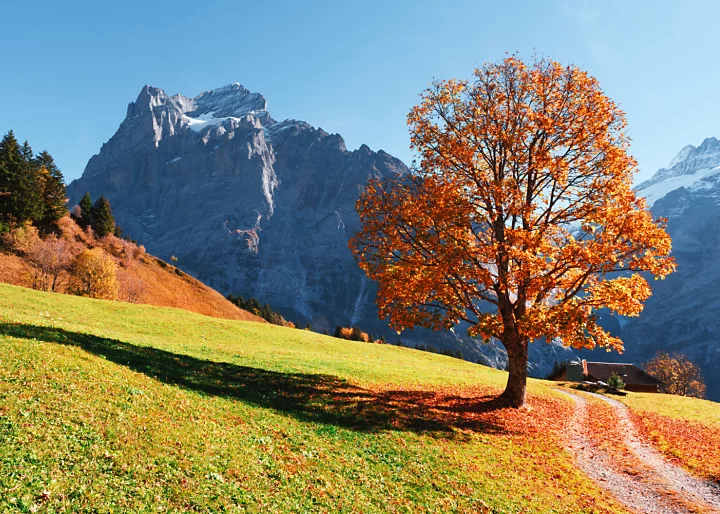
#> input picture Week01/media_1271a7f98c8f0a907643346bd952b678aaafc3a22.png, 720 x 514 px, found by its file name
$ jupyter execute 220564_week1_assignment.ipynb
#> lines starting #> are read from the running program, lines starting #| are printed output that depends on the picture
# Welcome to Colab!

[cell 1]
import cv2

[cell 2]
from PIL import Image

# 1. Open the image
img_pil = Image.open("/content/image/media_1271a7f98c8f0a907643346bd952b678aaafc3a22.png")
#> img_pil is the input picture: PIL image 720x514 RGB; mean R, G, B 134.7, 132, 111.1

# 2. Print image metadata
print(f"Type: {type(img_pil)}")
#| Type: <class 'PIL.PngImagePlugin.PngImageFile'>
print(f"Size: {img_pil.size}")  # (Width, Height)
#| Size: (720, 514)
print(f"Mode: {img_pil.mode}")  # e.g., RGB
#| Mode: RGB

# 3. Display the image
img_pil.show()

[cell 3]
import numpy as np

# Convert PIL image to NumPy array
img_np = np.array(img_pil)

# Print array shape and data type
print(f"Array Shape: {img_np.shape}") # (Height, Width, Channels)
#| Array Shape: (514, 720, 3)
print(f"Data Type: {img_np.dtype}")
#| Data Type: uint8

[cell 4]
import matplotlib.image as mpimg
import matplotlib.pyplot as plt

# 1. Read the image
img_plt = mpimg.imread("/content/image/media_1271a7f98c8f0a907643346bd952b678aaafc3a22.png")

# 2. Print shape
print(f"Shape: {img_plt.shape}")
#| Shape: (514, 720, 3)

# 3. Display it
plt.imshow(img_plt)
plt.axis('off') # Optional: hides the axes
plt.show()

[cell 5]
from skimage import io, img_as_float
import matplotlib.pyplot as plt

# 1. Read the image
img_sk = io.imread("/content/image/media_1271a7f98c8f0a907643346bd952b678aaafc3a22.png")

# 2. Convert to float
img_float = img_as_float(img_sk)

# 3. Print min/max pixel values
print(f"Min value: {img_float.min()}")
#| Min value: 0.0
print(f"Max value: {img_float.max()}")
#| Max value: 1.0

# 4. Display
io.imshow(img_float)
plt.show()

[cell 6]
edges = cv2.Canny(img_sk, 100, 200)
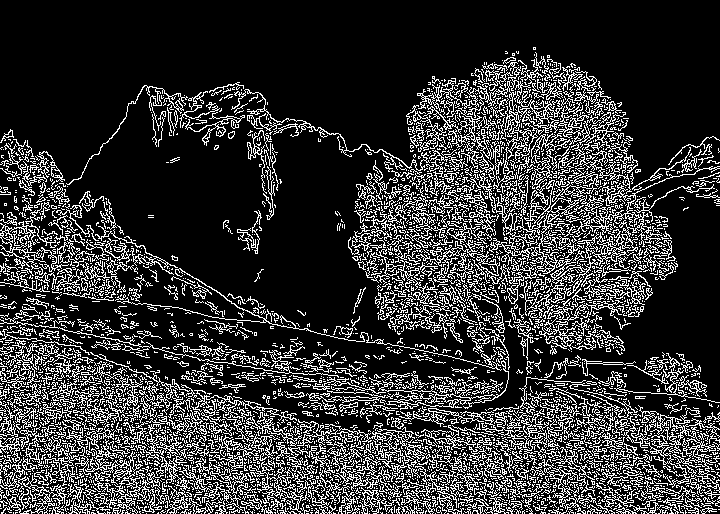
#> edges: shape (514, 720); 20.7% white in thin lines or dots

plt.imshow(edges, cmap='gray')
plt.title("Canny Edge Detection")
plt.axis('off')
plt.show()
